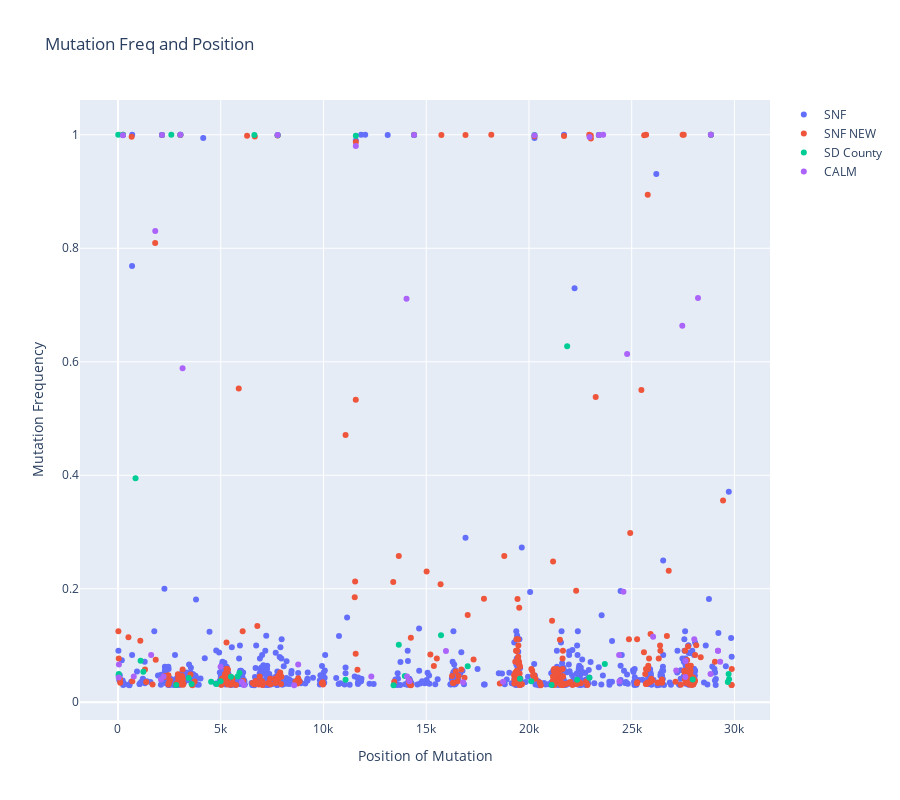

Notebook code cell kept with this figure:
### Code cell
# Mutation Prevalence versus Diversity
def generate_freq_plot(mdf: pd.DataFrame):
    fig = go.Figure()
    locations = mdf['outbreak'].unique()
    for loc in locations:
        fig.add_trace(go.Scatter(
            x=mdf.loc[mdf['outbreak']==loc, 'POS'],
            y=mdf.loc[mdf['outbreak']==loc, 'alt_freq'],
            mode='markers',
            text=mdf.loc[mdf['outbreak']==loc, ['POS', 'ref', 'alts', 'ref_aa', 'alts_aa']],
            hovertemplate =
            "POS: <b>%{text[0]}</b><br>" +
            "REF: <b>%{text[1]}</b><br>" + 
            "ALTS: <b>%{text[2]}</b><br>" +
            "REF_AA: <b>%{text[3]}</b><br>" +
            "ALTS_AA: <b>%{text[4]}</b><br>",
            name=f'{loc}'
        ))

    fig.update_layout(title=f'Mutation Freq and Position',
              xaxis_title="Position of Mutation",
              yaxis_title="Mutation Frequency",
              template='plotly',
              height=800)
    return fig

fig = generate_freq_plot(mdf)
fig.show()
